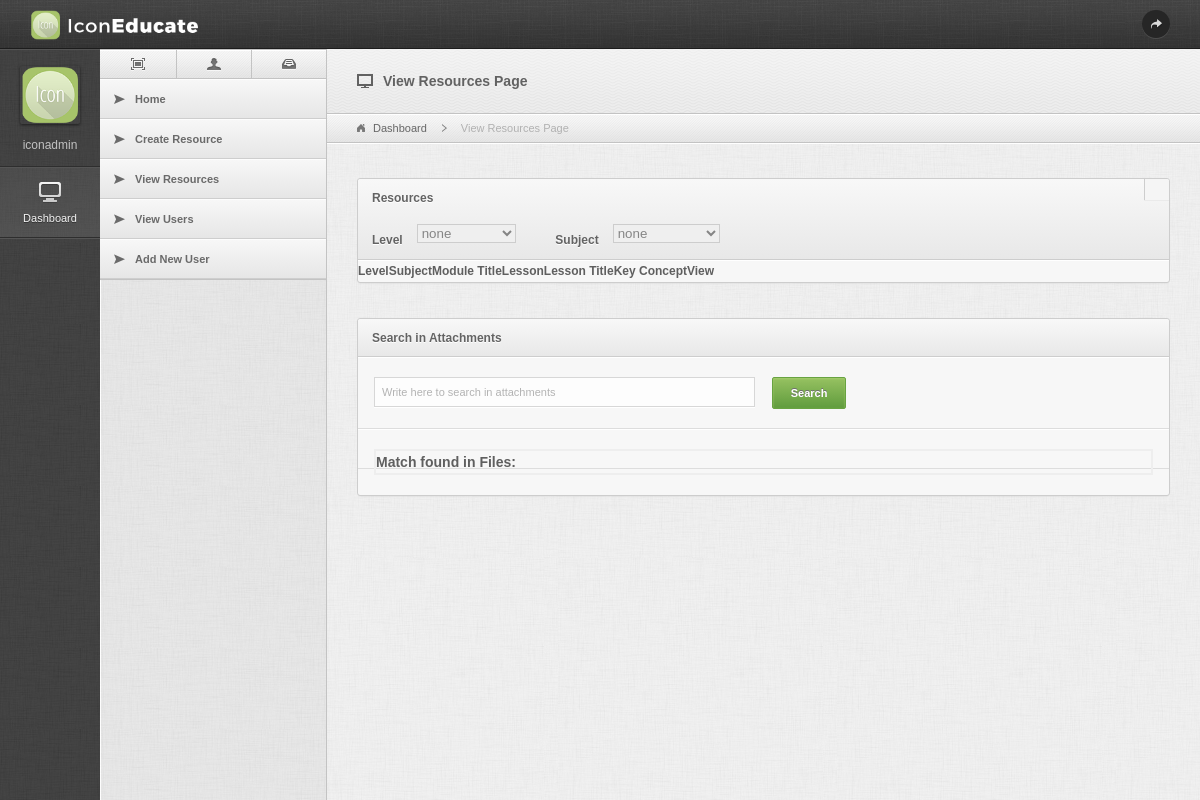
/search.php (signed in), run on an earlier commit of the app's database.
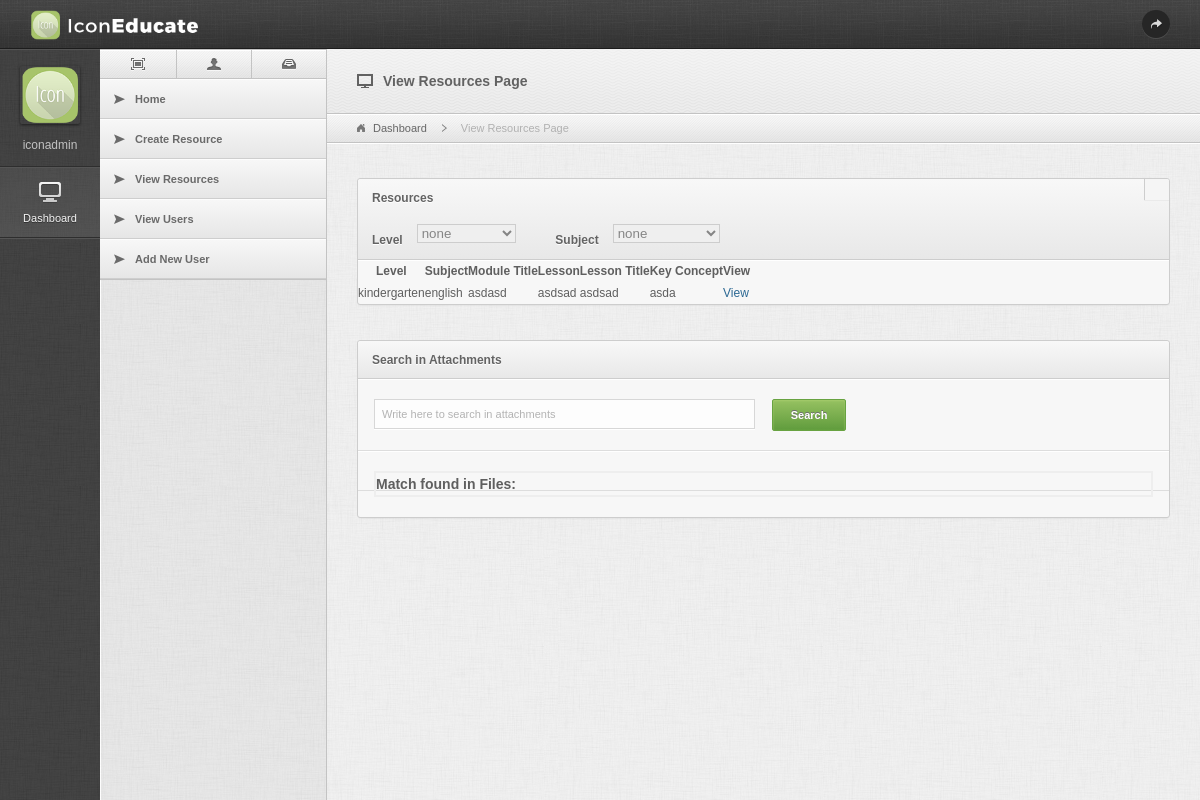
And on a later commit of the database.
### tables this page shows
CREATE TABLE `tab_resources` (
  `id` int(11) NOT NULL,
  `level` varchar(100) NOT NULL,
  `subject` varchar(100) NOT NULL,
  `course` varchar(100) NOT NULL,
  `module` varchar(100) NOT NULL,
  `module_title` varchar(100) NOT NULL,
  `lesson` varchar(100) NOT NULL,
  `lesson_title` varchar(500) NOT NULL,
  `main_idea` varchar(2000) NOT NULL,
  `vocabulary` varchar(1000) NOT NULL,
  `key_concept` varchar(1000) NOT NULL,
  `attachments` varchar(1000) NOT NULL,
  `created_date` varchar(500) NOT NULL
);

### search.php (the view, shortened to what the changed rows need)
<?php
include_once('connect.php');
?>
<!DOCTYPE html PUBLIC "-//W3C//DTD XHTML 1.0 Transitional//EN" "http://www.w3.org/TR/xhtml1/DTD/xhtml1-transitional.dtd">
<html xmlns="http://www.w3.org/1999/xhtml">
<head>
    <link href="css/styles.css" rel="stylesheet" type="text/css" />
</head>
<body>
    <div id="content">
       <div class="wrapper">
        <div class="widget">
            <div id="dyn2" class="shownpars">
                <table cellpadding="0" cellspacing="0" border="0" class="dTable">
                    <thead>
                        <tr>
                            <th>Level</th>
                            <th>Subject</th>
                            <th>Module Title</th>
                            <th>Lesson</th>
                            <th>Lesson Title</th>
                            <th>Key Concept</th>
                            <th>View</th>
                        </tr>
                    </thead>
                    <tbody>
                        <?php
                        $sql="SELECT * FROM tab_resources ORDER BY id DESC";
                        if ($result=mysqli_query($con,$sql))
                        {
                            while ($row=mysqli_fetch_row($result))
                            {
                                echo "<tr class='gradeX'>";
                                echo "<td>".$row[1]."</td>";
                                echo "<td>".$row[2]."</td>";
                                echo "<td>".$row[5]."</td>";
                                echo "<td>".$row[6]."</td>";
                                echo "<td>".$row[7]."</td>";
                                echo "<td>".$row[10]."</td>";
                                echo "<td style='font-size:1px;color:transparent;'>";
                                echo "<a href='view-resource.php?rid=".$row[0]."' target='_blank' style='color:#2b6893;font-size:12px;'>View</a> <span style='position:absolute;margin:0px;line-height:0px;'>".$row[9]." ";
                                echo "</span> </td>";
                                echo "</tr>";
                            }
                        }
                        ?>
                    </tbody>
                </table>
            </div>
        </div>
        </div>
    </div>
</body>
</html>

What changed in the data, as far as the page shows it:
added tab_resources: level "kindergarten", subject "english", module_title "asdasd", lesson "asdsad", lesson_title "asdsad", key_concept "asda"
